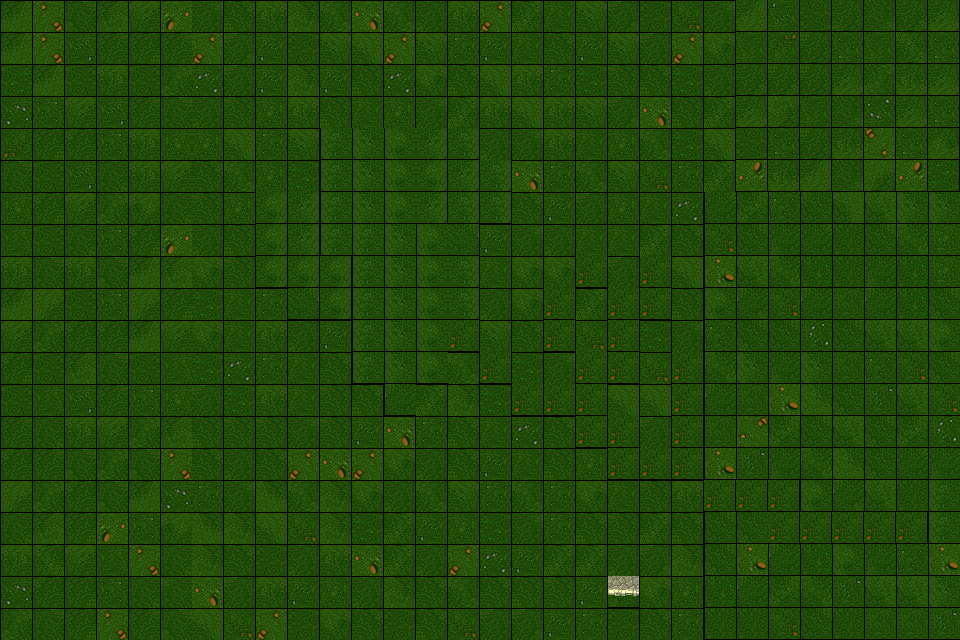

Tiled map render using the project's own tile images. Description and the map definition, with tile-layer contents summarised, below:
An orthogonal 30x20 tile map with 32x32 px tiles, 2 tile layers (ground, decorations) and 2 objects (resp_2, resp_1).

<map version="1.9" tiledversion="1.9.0" orientation="orthogonal" renderorder="right-down" width="30" height="20" tilewidth="32" tileheight="32" infinite="0" nextlayerid="4" nextobjectid="3">
 <tileset firstgid="1" source="1.tsx" />
 <layer id="1" name="ground" width="30" height="20">
  <data>[600 cells, 600 non-empty, 27 distinct tile ids]</data>
 </layer>
 <layer id="2" name="decorations" width="30" height="20">
  <data>[600 cells, 0 non-empty, 0 distinct tile ids]</data>
 </layer>
 <objectgroup id="3" name="сollision">
  <object id="1" name="resp_2" x="143" y="325">
   <point />
  </object>
  <object id="2" name="resp_1" x="810" y="321">
   <point />
  </object>
 </objectgroup>
</map>
